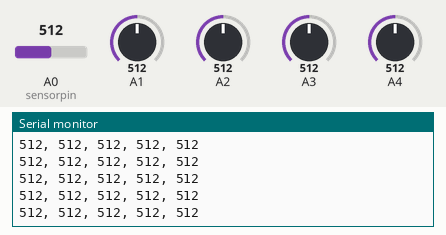
Simulated run of this sketch. Board: Arduino Uno, built with avr-gcc and run on an emulated ATmega328P. On the bench: the last lines printed to the serial monitor. Inputs (shaded band) come from the test bench; at power-on: A0 (sensorpin) = 512, A1 = 512, A2 = 512, A3 = 512, A4 = 512.

Above: at 1.2 s.
1.3 s: A0 (sensorpin) set to 107
At 2.4 s:
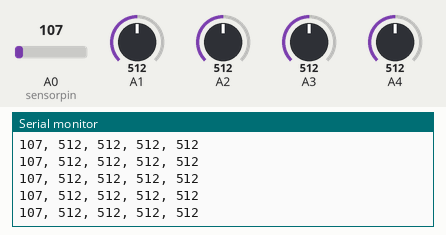
2.8 s: A0 (sensorpin) set to 92
At 3.6 s:
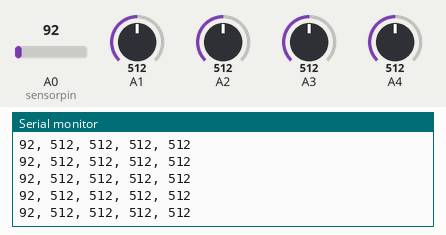
5.8 s: A1 set to 110
At 6.9 s:
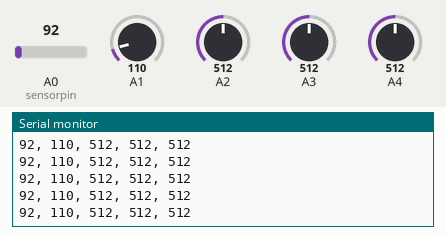
8.8 s: A1 set to 91
At 9.9 s:
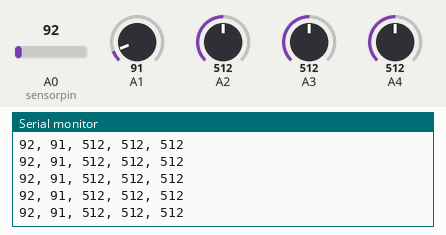
Timing chart, 0 to 11.8 s (numbered marks = the images above; inputs shaded):
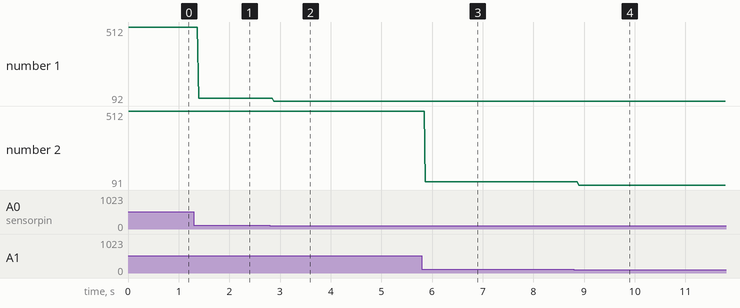

Measured:
- after the input at 1.3 s, the serial monitor: prints a new line after 0.09 s (image 1)
- after the input at 2.8 s, the serial monitor: prints a new line after 0.07 s (image 2)
- after the input at 5.8 s, the serial monitor: prints a new line after 0.07 s (image 3)
- after the input at 8.8 s, the serial monitor: prints a new line after 0.09 s (image 4)
- plotted number 1: 512 → 107 after the input at 1.3 s, 107 → 92 after the input at 2.8 s
- plotted number 2: 512 → 110 after the input at 5.8 s, 110 → 91 after the input at 8.8 s

The sketch:

NEW_sensorReading.ino
```cpp
// www.sciencebuddies.org

// declare variables
int sensorpin = A0;  // sensor pin
int sensor;          // sensor readings
// LED pins


void setup() {
  // put your setup code here, to run once:
  // set LED pins as outputs

  // initialize serial communication
  Serial.begin(9600);
  Serial.println("Starting:\n\n\n");
}
void loop() {
  // put your main code here, to run repeatedly:
  // read sensor value
  int thumb = analogRead(A0);
  int index = analogRead(A1);
  int middle = analogRead(A2);
  int ring = analogRead(A3);
  int pinky = analogRead(A4);
  // print sensor value
  Serial.print(thumb);
  Serial.print(", ");
  Serial.print(index);
  Serial.print(", ");
  Serial.print(middle);
  Serial.print(", ");
  Serial.print(ring);
  Serial.print(", ");
  Serial.println(pinky);
  //delay(900);
  // turn on LEDs if sensor reading
  // exceeds a certain threshold
}
```

reading.cpp
```cpp
#include "reading.h"

#include <cmath>

ReadingType readingDist(const SensorReading &a, const SensorReading &b) {
  ReadingType pinky = a.pinky - b.pinky;
  ReadingType ring = a.ring - b.ring;
  ReadingType middle = a.middle - b.middle;
  ReadingType index = a.index - b.index;
  ReadingType thumb = a.thumb - b.thumb;

  return (ReadingType)std::sqrt(pinky * pinky + ring * ring + middle * middle +
                                index * index + thumb * thumb);
}

void SensorReading::copy(const SensorReading &other) {
  this->pinky = other.pinky;
  this->ring = other.ring;
  this->middle = other.middle;
  this->index = other.index;
  this->thumb = other.thumb;
}

void SensorReading::operator-=(const SensorReading &other) {
  this->index -= other.index;
  this->pinky -= other.pinky;
  this->middle -= other.middle;
  this->ring -= other.ring;
  this->thumb -= other.thumb;
}

void replaceByLargest(SensorReading &to, const SensorReading &from) {
  to.index = from.index > to.index ? from.index : to.index;
  to.middle = from.middle > to.middle ? from.middle : to.middle;
  to.ring = from.ring > to.ring ? from.ring : to.ring;
  to.pinky = from.pinky > to.pinky ? from.pinky : to.pinky;
  to.thumb = from.thumb > to.thumb ? from.thumb : to.thumb;
}
void replaceBySmallest(SensorReading &to, const SensorReading &from) {
  to.index = from.index < to.index ? from.index : to.index;
  to.middle = from.middle < to.middle ? from.middle : to.middle;
  to.ring = from.ring < to.ring ? from.ring : to.ring;
  to.pinky = from.pinky < to.pinky ? from.pinky : to.pinky;
  to.thumb = from.thumb < to.thumb ? from.thumb : to.thumb;
}
```

reading.h
```cpp
#ifndef SENSOR_READING
#define SENSOR_READING

typedef int ReadingType;

struct SensorReading {
  ReadingType thumb;
  ReadingType index;
  ReadingType middle;
  ReadingType ring;
  ReadingType pinky;

public:
  void copy(const SensorReading &other);
  void operator-=(const SensorReading &other);
};

ReadingType readingDist(const SensorReading &a, const SensorReading &b);
void replaceByLargest(SensorReading &to, const SensorReading &from);
void replaceBySmallest(SensorReading &to, const SensorReading &from);

#endif
```
